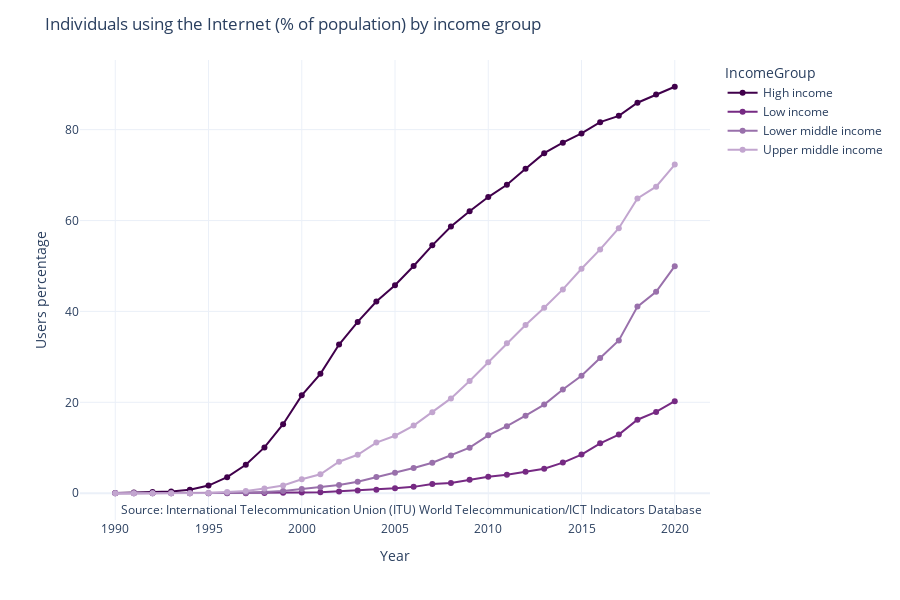

The cell this chart's notebook holds for it:
### Markdown cell above
### Share of the population using the internet by Income Group

### Code cell
# Share of the population using the internet by Income Group

fig = px.line(df_income_group,
              x="Year",
              y="Users percentage",
              color='IncomeGroup',
              color_discrete_sequence=colors_contrasting,
#              text=df_users['Year']
            )


fig.update_traces(mode="markers+lines", hovertemplate=None)

fig.update_layout(
    hovermode="x unified",
    hoverlabel = dict(namelength = -1), # Displays full text on hover unified                
    title_text=title_share + (' by income group'),
    height=600, # Map height
    annotations = [dict(
        x=0.99,
        y=0,
        xref='paper',
        yref='paper',
        text=f'Source: <a href={source_link}>{source}</a>',
        showarrow = False
    )]
)

fig.show()

### Figure 1 — Plotly figure (JSON) as saved in the notebook; plotly's stock layout.template omitted (floating-point values rounded to 4 significant figures)
{"data": [{"legendgroup": "High income", "line": {"color": "rgb(64,0,75)", "dash": "solid"}, "marker": {"symbol": "circle"}, "mode": "markers+lines", "name": "High income", "orientation": "v", "showlegend": true, "type": "scatter", "x": [1990, 1991, 1992, 1993, 1994, 1995, 1996, 1997, 1998, 1999, 2000, 2001, 2002, 2003, 2004, 2005, 2006, 2007, 2008, 2009, 2010, 2011, 2012, 2013, 2014, 2015, 2016, 2017, 2018, 2019, 2020], "xaxis": "x", "y": [0.06711, 0.1455, 0.2648, 0.3965, 0.7911, 1.697, 3.532, 6.271, 10.09, 15.2, 21.53, 26.28, 32.71, 37.7, 42.19, 45.76, 50.0, 54.54, 58.68, 62.02, 65.16, 67.87, 71.37, 74.82, 77.13, 79.17, 81.64, 83.03, 85.91, 87.73, 89.43], "yaxis": "y"}, {"legendgroup": "Low income", "line": {"color": "rgb(118,42,131)", "dash": "solid"}, "marker": {"symbol": "circle"}, "mode": "markers+lines", "name": "Low income", "orientation": "v", "showlegend": true, "type": "scatter", "x": [1990, 1991, 1992, 1993, 1994, 1995, 1996, 1997, 1998, 1999, 2000, 2001, 2002, 2003, 2004, 2005, 2006, 2007, 2008, 2009, 2010, 2011, 2012, 2013, 2014, 2015, 2016, 2017, 2018, 2019, 2020], "xaxis": "x", "y": [0, 0, 0, 0, 0.0002561, 0.0007982, 0.004136, 0.01784, 0.03857, 0.1024, 0.1509, 0.2118, 0.4049, 0.5902, 0.7932, 1.073, 1.403, 2.06, 2.279, 2.958, 3.641, 4.051, 4.745, 5.376, 6.742, 8.506, 10.98, 12.92, 16.18, 17.89, 20.26], "yaxis": "y"}, {"legendgroup": "Lower middle income", "line": {"color": "rgb(153,112,171)", "dash": "solid"}, "marker": {"symbol": "circle"}, "mode": "markers+lines", "name": "Lower middle income", "orientation": "v", "showlegend": true, "type": "scatter", "x": [1990, 1991, 1992, 1993, 1994, 1995, 1996, 1997, 1998, 1999, 2000, 2001, 2002, 2003, 2004, 2005, 2006, 2007, 2008, 2009, 2010, 2011, 2012, 2013, 2014, 2015, 2016, 2017, 2018, 2019, 2020], "xaxis": "x", "y": [0, 0, 2.061e-06, 3.65e-05, 0.0009966, 0.008331, 0.04657, 0.1248, 0.2572, 0.48, 0.9489, 1.307, 1.829, 2.546, 3.555, 4.501, 5.538, 6.72, 8.33, 10.03, 12.74, 14.77, 17.08, 19.51, 22.81, 25.85, 29.74, 33.63, 41.06, 44.32, 49.95], "yaxis": "y"}, {"legendgroup": "Upper middle income", "line": {"color": "rgb(194,165,207)", "dash": "solid"}, "marker": {"symbol": "circle"}, "mode": "markers+lines", "name": "Upper middle income", "orientation": "v", "showlegend": true, "type": "scatter", "x": [1990, 1991, 1992, 1993, 1994, 1995, 1996, 1997, 1998, 1999, 2000, 2001, 2002, 2003, 2004, 2005, 2006, 2007, 2008, 2009, 2010, 2011, 2012, 2013, 2014, 2015, 2016, 2017, 2018, 2019, 2020], "xaxis": "x", "y": [0, 0.0004413, 0.001577, 0.007161, 0.022, 0.07575, 0.2512, 0.4874, 1.059, 1.715, 3.092, 4.184, 6.925, 8.47, 11.14, 12.66, 14.89, 17.8, 20.87, 24.71, 28.8, 32.99, 37.03, 40.82, 44.85, 49.38, 53.64, 58.32, 64.86, 67.45, 72.3], "yaxis": "y"}], "layout": {"annotations": [{"showarrow": false, "text": "Source: <a href=https://data.worldbank.org/indicator/IT.NET.USER.ZS>International Telecommunication Union (ITU) World Telecommunication/ICT Indicators Database</a>", "x": 0.99, "xref": "paper", "y": 0, "yref": "paper"}], "height": 600, "hoverlabel": {"namelength": -1}, "hovermode": "x unified", "legend": {"title": {"text": "IncomeGroup"}, "tracegroupgap": 0}, "margin": {"t": 60}, "title": {"text": "Individuals using the Internet (% of population) by income group"}, "xaxis": {"anchor": "y", "domain": [0, 1], "title": {"text": "Year"}}, "yaxis": {"anchor": "x", "domain": [0, 1], "title": {"text": "Users percentage"}}}}
